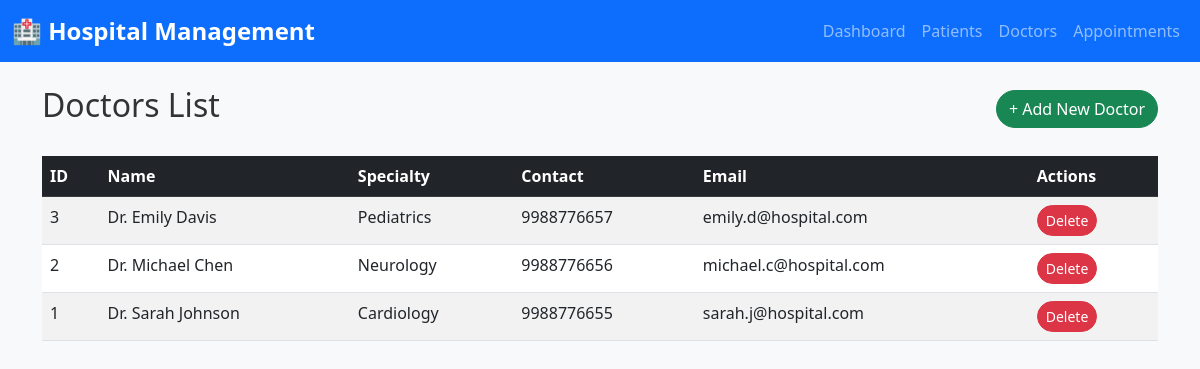
Page /doctors on the committed database.
### tables this page shows
CREATE TABLE Doctors (
    DoctorID INTEGER PRIMARY KEY AUTOINCREMENT,
    Name TEXT NOT NULL,
    Specialty TEXT,
    ContactInfo TEXT,
    Email TEXT
);

### app.py (the view)
@app.route('/doctors')
def doctors():
    conn = get_db_connection()
    doctors = conn.execute('SELECT * FROM Doctors ORDER BY DoctorID DESC').fetchall()
    conn.close()
    return render_template('doctors.html', doctors=doctors)

### app.py (called while the page is built)
def get_db_connection():
    conn = sqlite3.connect(DATABASE)
    conn.row_factory = sqlite3.Row
    return conn

### templates/doctors.html
{% extends 'base.html' %}
{% block content %}
<div class="d-flex justify-content-between align-items-center mb-4">
    <h2>Doctors List</h2>
    <a href="/add_doctor" class="btn btn-success">+ Add New Doctor</a>
</div>
<div class="table-responsive">
    <table class="table table-striped table-hover">
        <thead class="table-dark">
            <tr>
                <th>ID</th>
                <th>Name</th>
                <th>Specialty</th>
                <th>Contact</th>
                <th>Email</th>
                <th>Actions</th>
            </tr>
        </thead>
        <tbody>
            {% for doctor in doctors %}
            <tr>
                <td>{{ doctor.DoctorID }}</td>
                <td>{{ doctor.Name }}</td>
                <td>{{ doctor.Specialty }}</td>
                <td>{{ doctor.ContactInfo }}</td>
                <td>{{ doctor.Email }}</td>
                <td>
                    <a href="/delete_doctor/{{ doctor.DoctorID }}" class="btn btn-sm btn-danger"
                       onclick="return confirm('Are you sure?')">Delete</a>
                </td>
            </tr>
            {% endfor %}
        </tbody>
    </table>
</div>
{% endblock %}

### static/css/style.css (style rules this page uses)
body { font-family: 'Segoe UI', Tahoma, Geneva, Verdana, sans-serif; background-color: #f8f9fa; }
.table { background-color: white; }
.btn { border-radius: 20px; }
h1, h2, h3 { color: #333; }

### rows in the picture
Doctors: DoctorID "3", Name "Dr. Emily Davis", Specialty "Pediatrics", ContactInfo "9988776657", Email "emily.d@hospital.com"
Doctors: DoctorID "2", Name "Dr. Michael Chen", Specialty "Neurology", ContactInfo "9988776656", Email "michael.c@hospital.com"
Doctors: DoctorID "1", Name "Dr. Sarah Johnson", Specialty "Cardiology", ContactInfo "9988776655", Email "sarah.j@hospital.com"
